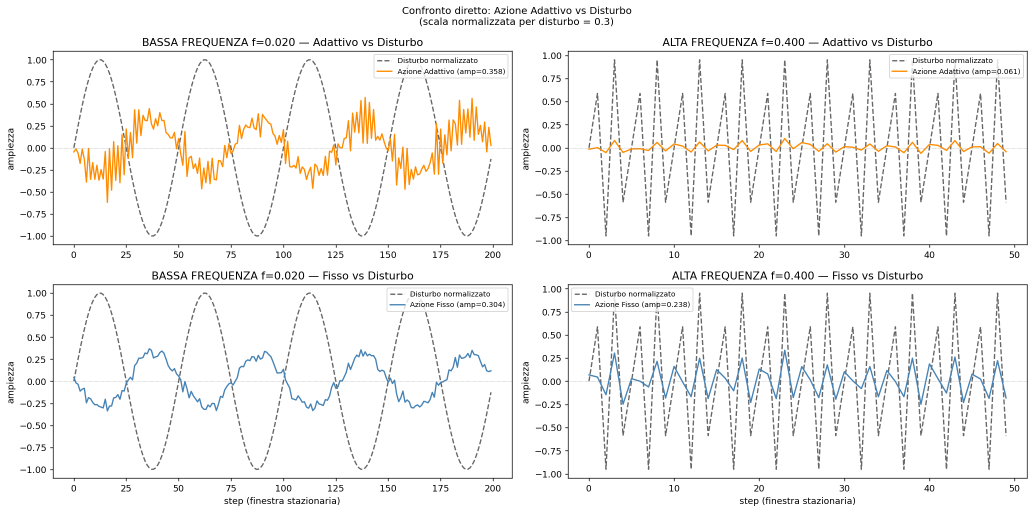
#> input picture benchmark_frequency_temporal_overlay.png, 2066 x 1025 px (shown at 1/2 size); its folder holds only this picture in this run
$ python -i simulation.py   (imports and definitions only)
#> lines starting #> are read from the running program, lines starting #| are printed output that depends on the picture
"""
Simulation runner for the Symbiont Learning SAM prototype (Step 3).

Runs the learning cluster for 1000 steps, generates a 6-panel visualization,
and runs 7 validation tests proving Hebbian plasticity works as designed.

SAFETY: This module does NOT import from or modify sam-neuron-v0 or
sam-cluster-v0.
"""

from __future__ import annotations

import json
import sys
from typing import List

import matplotlib
# [1 line not run here, left out]
import matplotlib.pyplot as plt
import numpy as np

from cluster import LearningCluster
from environment import Environment


# [48 lines left out: function run_simulation, not called in this run]


def generate_plot(data: dict, output_path: str = "learning_simulation_output.png") -> None:
    """Generate 6-panel visualization showing learning dynamics."""
    steps = np.arange(data["n_steps"])
    cluster = data["cluster"]

    fig, axes = plt.subplots(6, 1, figsize=(14, 22), sharex=True)
    fig.suptitle(
        "Symbiont Learning Cluster — Endocrine-Gated Hebbian Plasticity",
        fontsize=16, fontweight="bold",
    )

    c_risk, c_reward = "#d62728", "#2ca02c"
    c_cortisol, c_dopamine, c_oxytocin = "#e377c2", "#17becf", "#9467bd"
    neuron_colors = ["#1f77b4", "#ff7f0e", "#2ca02c", "#d62728"]

    phase_bounds = [
        (0, 250, "Calm"), (250, 550, "Crisis"),
        (550, 800, "Recovery"), (800, 1000, "Abundance"),
    ]

    for ax in axes:
        for start, end, label in phase_bounds:
            ax.axvspan(start, end, alpha=0.06, color="gray")
        ax.axvline(250, color="gray", linestyle=":", alpha=0.3, linewidth=0.8)
        ax.axvline(550, color="gray", linestyle=":", alpha=0.3, linewidth=0.8)
        ax.axvline(800, color="gray", linestyle=":", alpha=0.3, linewidth=0.8)

    # 1. External world state
    ax1 = axes[0]
    ax1.plot(steps, data["global_risks"], color=c_risk, alpha=0.7, linewidth=0.8, label="Risk")
    ax1.plot(steps, data["global_rewards"], color=c_reward, alpha=0.7, linewidth=0.8, label="Reward")
    ax1.set_title("1. External World State D_t", fontsize=11)
    ax1.legend(loc="upper right", fontsize=9)
    ax1.set_ylim(-0.05, 1.1)
    ax1.set_ylabel("Level")

    # 2. EHD setpoints
    ax2 = axes[1]
    ax2.plot(steps, data["cortisol_sp"], color=c_cortisol, linewidth=2.0, label="Cortisol SP")
    ax2.plot(steps, data["dopamine_sp"], color=c_dopamine, linewidth=2.0, label="Dopamine SP")
    ax2.plot(steps, data["cortisol"], color=c_cortisol, linewidth=1.0, alpha=0.4, linestyle="--")
    ax2.plot(steps, data["dopamine"], color=c_dopamine, linewidth=1.0, alpha=0.4, linestyle="--")
    ax2.set_title("2. EHD Setpoints (solid) and Actual Levels (dashed)", fontsize=11)
    ax2.legend(loc="upper right", fontsize=9)
    ax2.set_ylim(-0.05, 1.1)
    ax2.set_ylabel("Value")

    # 3. Plasticity signal per neuron
    ax3 = axes[2]
    plast = data["plasticity_matrix"]
    window = 20
    for i in range(data["n_neurons"]):
        smoothed = np.convolve(plast[:, i], np.ones(window) / window, mode="same")
        ax3.plot(steps, smoothed, color=neuron_colors[i], linewidth=1.2, label=f"N{i}", alpha=0.8)
    ax3.set_title("3. Plasticity Signal per Neuron (dopamine * (1 - cortisol), smoothed)", fontsize=11)
    ax3.legend(loc="upper right", fontsize=9)
    ax3.set_ylim(-0.05, 0.6)
    ax3.set_ylabel("Plasticity")
    ax3.annotate("Learning frozen\n(high cortisol)", xy=(400, 0.02), fontsize=8, color="gray", ha="center")
    ax3.annotate("Learning active\n(high dopamine)", xy=(900, 0.35), fontsize=8, color="gray", ha="center")

    # 4. Weight evolution per neuron (L1 drift from initial)
    ax4 = axes[3]
    for i, neuron in enumerate(cluster.neurons):
        wh = np.array(neuron.weight_history)
        initial = wh[0]
        drift = np.sum(np.abs(wh - initial), axis=1)
        # wh has n_steps+1 entries; align with steps
        ax4.plot(np.arange(len(drift)), drift, color=neuron_colors[i], linewidth=1.5, label=f"N{i} (drift={drift[-1]:.0f})")
    ax4.set_title("4. Weight Drift from Initial (L1 distance — cumulative learning)", fontsize=11)
    ax4.legend(loc="upper left", fontsize=9)
    ax4.set_ylabel("L1 Drift")

    # 5. Individual neuron firing
    ax5 = axes[4]
    fired = data["fired_matrix"]
    for idx in range(data["n_neurons"]):
        fire_times = steps[fired[:, idx]]
        ax5.eventplot([fire_times], lineoffsets=idx, linelengths=0.5, colors=[neuron_colors[idx]])
    ax5.set_yticks(range(data["n_neurons"]))
    ax5.set_yticklabels([f"N{i}" for i in range(data["n_neurons"])])
    ax5.set_title("5. Individual Neuron Firing Patterns", fontsize=11)

    # 6. Cluster firing rate + weight change rate
    ax6 = axes[5]
    cluster_rate = fired.mean(axis=1)
    smoothed_rate = np.convolve(cluster_rate, np.ones(window) / window, mode="same")
    ax6.plot(steps, smoothed_rate, color="#ff7f0e", linewidth=2.0, label="Firing rate (20-step avg)")
    # Weight change rate: count per-step changes across all neurons
    total_drift_per_step = np.zeros(data["n_steps"])
    for neuron in cluster.neurons:
        wh = np.array(neuron.weight_history)
        # changes between consecutive steps
        changes = np.sum(np.abs(np.diff(wh, axis=0)), axis=1)
        total_drift_per_step[:len(changes)] += changes
    smoothed_changes = np.convolve(total_drift_per_step, np.ones(window) / window, mode="same")
    ax6_twin = ax6.twinx()
    ax6_twin.plot(steps, smoothed_changes, color="#9467bd", linewidth=1.5, alpha=0.7, label="Weight changes/step")
    ax6_twin.set_ylabel("Weight Changes", color="#9467bd", fontsize=9)
    ax6_twin.legend(loc="upper left", fontsize=9)
    ax6.set_title("6. Firing Rate vs Learning Rate (weight changes per step)", fontsize=11)
    ax6.legend(loc="upper right", fontsize=9)
    ax6.set_ylim(-0.05, 1.05)
    ax6.set_xlabel("Simulation Step")

    plt.tight_layout(rect=[0, 0, 1, 0.97])
    plt.savefig(output_path, dpi=150, bbox_inches="tight")
    plt.close()
    print(f"[OK] Visualization saved to {output_path}")


# [160 lines left out: functions run_validation_tests, print_results, main, not called in this run]


# [2 lines not run here, left out]

>>> import cv2
>>> picture = cv2.imread('../benchmark_frequency_temporal_overlay.png', cv2.IMREAD_GRAYSCALE)
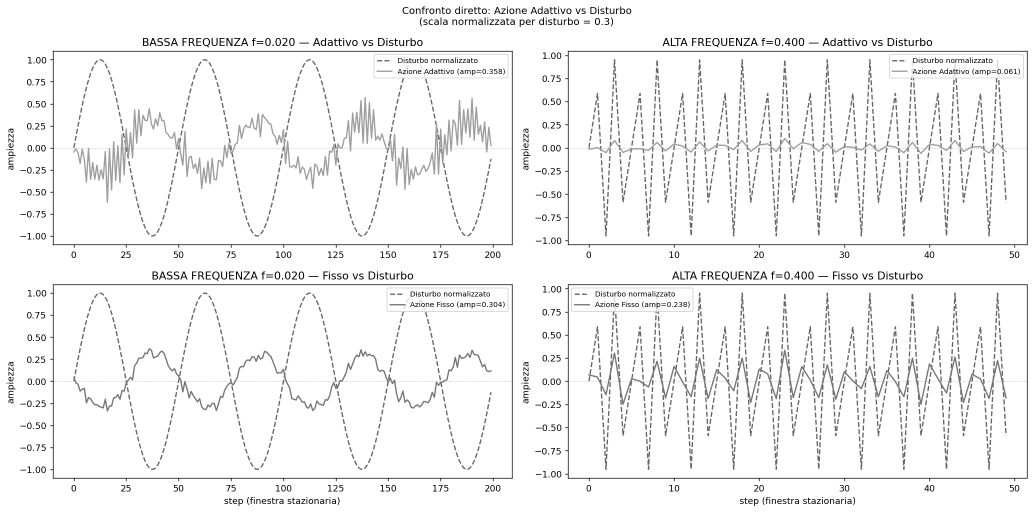
#> picture: shape (1025, 2066) (shown at 1/2 size); min 0, max 255, mean 244.1
>>> result = generate_plot(picture)
#> (the run stopped early here; a loop or call above may not have finished)
